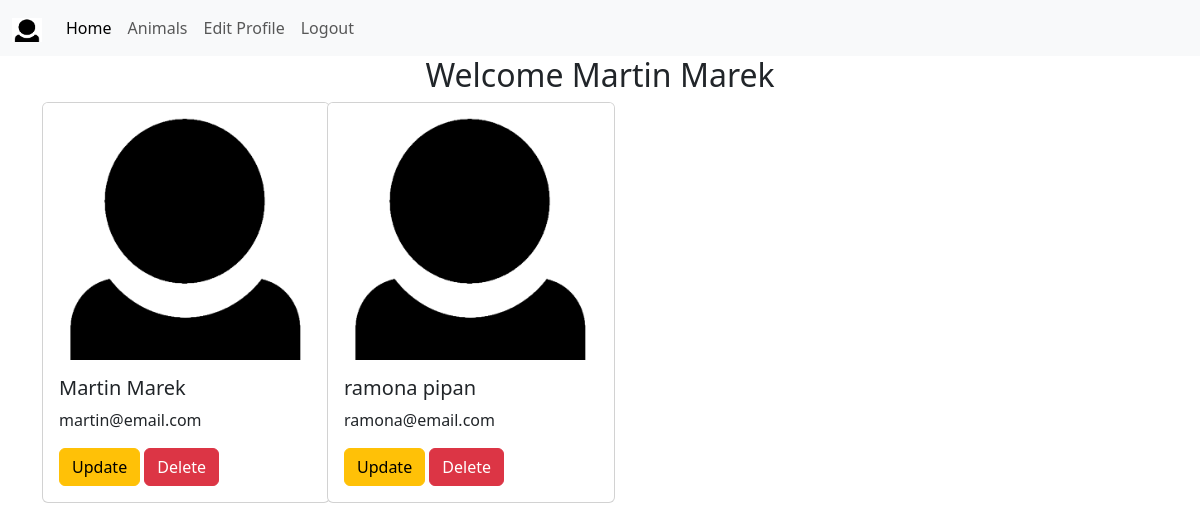
/dashboard.php (signed in), run on the app's committed database.
### tables this page shows
CREATE TABLE `users` (
  `id` int(11) NOT NULL,
  `first_name` varchar(50) NOT NULL,
  `last_name` varchar(50) NOT NULL,
  `email` varchar(100) NOT NULL,
  `phone_number` varchar(20) NOT NULL,
  `address` varchar(255) NOT NULL,
  `picture` varchar(255) NOT NULL,
  `password` varchar(255) NOT NULL,
  `date_of_birth` date DEFAULT NULL,
  `status` varchar(4) NOT NULL DEFAULT 'user'
);

### dashboard.php (the view, shortened to what this page needs)
<?php
require_once "db_connect.php";
$sql = "SELECT * FROM users WHERE id = {$_SESSION["adm"]}";
$result = mysqli_query($connect, $sql);
$row = mysqli_fetch_assoc($result);
$sqlUsers = "SELECT * FROM users WHERE status != 'adm'";
$resultUsers = mysqli_query($connect, $sqlUsers);
$layout = "";
if (mysqli_num_rows($resultUsers) > 0) {
    while ($userRow = mysqli_fetch_assoc($resultUsers)) {
        $layout .= "<div>
            <div class='card' style='width: 18rem;'>
                <img src='pictures/{$userRow["picture"]}' class='card-img-top' alt='...'>
                <div class='card-body'>
                    <h5 class='card-title'>{$userRow["first_name"]} {$userRow["last_name"]}</h5>
                    <p class='card-text'>{$userRow["email"]}</p>
                    <a href='update.php?id={$userRow["id"]}' class='btn btn-warning'>Update</a>
                    <a href='#' onclick='confirmDelete({$userRow["id"]}, \"{$userRow["first_name"]}\")' class='btn btn-danger'>Delete</a>
                </div>
            </div>
        </div>";
    }
} else {
    $layout .= "No results found!";
}
?>
<!DOCTYPE html>
<html lang="en">
<head>
    <link href="https://cdn.jsdelivr.net/npm/bootstrap@5.3.0/dist/css/bootstrap.min.css" rel="stylesheet">
</head>
<body>
<nav class="navbar navbar-expand-lg bg-body-tertiary">
    <div class="container-fluid">
        <a class="navbar-brand" href="#">
            <img src="pictures/<?= $row["picture"] ?>" alt="user pic" width="30" height="24">
        </a>
        <ul class="navbar-nav me-auto mb-2 mb-lg-0">
            <li class="nav-item">
                <a class="nav-link active" aria-current="page" href="#">Home</a>
            </li>
            <li class="nav-item">
                <a class="nav-link" aria-current="page" href="animals/index.php">Animals</a>
            </li>
            <li class="nav-item">
                <a class="nav-link" href="update.php?id=<?= $row["id"] ?>">Edit Profile</a>
            </li>
            <li class="nav-item">
                <a class="nav-link" href="logout.php?logout">Logout</a>
            </li>
        </ul>
    </div>
</nav>
<h2 class="text-center">Welcome <?= $row["first_name"] . " " . $row["last_name"] ?></h2>
<div class="container">
    <div class="row row-cols-lg-4 row-cols-md-3 row-cols-sm-2 row-cols-xs-1">
        <?= $layout ?>
    </div>
</div>
</body>
</html>

### data on the page
users: picture (placeholder picture), first_name "Martin", last_name "Marek", email "martin@email.com"
users: picture (placeholder picture), first_name "ramona", last_name "pipan", email "ramona@email.com"
